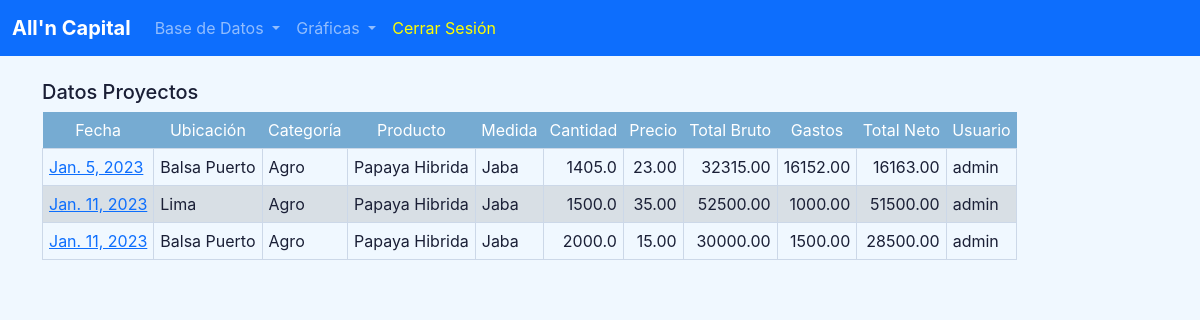
The page /ver-datos (signed in) on the database as committed earlier.
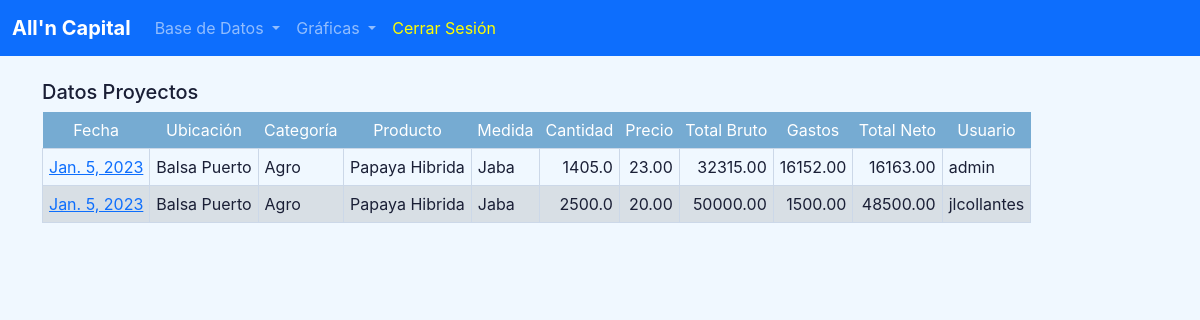
The same page on the database as committed later.
### core/models.py (models this page shows, shortened)
class CostoProyectos(models.Model):
    creado = models.DateTimeField(auto_now_add=True)
    fecha = models.DateField()
    ubicacion = models.CharField(max_length=60)
    categoria = models.CharField(max_length=60)
    producto = models.CharField(max_length=60)
    medida = models.CharField(max_length=60)
    cantidad = models.DecimalField(max_digits=7, decimal_places=1)
    precio = models.DecimalField(max_digits=7, decimal_places=2)
    gastos = models.DecimalField(max_digits=8, decimal_places=2)
    usuario = models.CharField(max_length=60)
    @property
    def tot_bruto(self):
        return "{0:.2f}".format(self.cantidad * self.precio)
    @property
    def tot_neto(self):
        return "{0:.2f}".format((self.cantidad * self.precio) - self.gastos)

### core/views.py (the view)
# urls.py: path('ver-datos', views.ver_datos, name='ver-datos'),
def ver_datos(request):
    if request.user.is_authenticated and request.user.is_staff:
        costoProyectos = CostoProyectos.objects.all
        return render(request, 'core/ver-datos.html', {'costoProyectos':costoProyectos})
    else:
        messages.success(request, "Debe iniciar sesión y tener privilegios de administrador para ver los datos.")
        return redirect('home')

### core/templates/core/ver-datos.html
{% extends 'core/base.html' %}
{% block content %}
{% if user.is_authenticated %}
    <br>
    <h5>Datos Proyectos</h5>
    <table>
        <thead>
          <tr>
            <th scope="col">Fecha</th>
            <th scope="col">Ubicación</th>
            <th scope="col">Categoría</th>
            <th scope="col">Producto</th>
            <th scope="col">Medida</th>
            <th scope="col">Cantidad</th>
            <th scope="col">Precio</th>
            <th scope="col">Total Bruto</th>
            <th scope="col">Gastos</th>
            <th scope="col">Total Neto</th>
            <th scope="col">Usuario</th>
          </tr>
        </thead>
        <tbody>
            {% if costoProyectos %}
                {% for record in costoProyectos %}
                    <tr>
                        <td data-title="Fecha"><a href="{% url 'detalle-datos' record.id %}">{{record.fecha}}</a></td>
                        <td data-title="Ubicación">{{record.ubicacion}}</td>
                        <td data-title="Categoría">{{record.categoria}}</td>
                        <td data-title="Producto">{{record.producto}}</td>
                        <td data-title="Medida">{{record.medida}}</td>
                        <td data-title="Cantidad" data-type="decimal">{{record.cantidad}}</td>
                        <td data-title="Precio" data-type="decimal">{{record.precio}}</td>
                        <td data-title="TotBruto" data-type="decimal">{{record.tot_bruto}}</td>
                        <td data-title="Gastos" data-type="decimal">{{record.gastos}}</td>
                        <td data-title="TotNeto" data-type="decimal">{{record.tot_neto}}</td>
                        <td data-title="Usuario">{{record.usuario}}</td>
                    </tr>
                {% endfor %}
            {% endif %}
        </tbody>
    </table>
{% else %}
    {% url 'home' %}
{% endif %}
{% endblock %}

### core/templates/core/base.html (shortened to what this page needs)
<!doctype html>
<html lang="en">
  <head>
    {% load static %}
    <link rel="stylesheet" type="text/css" href="{% static 'core/login.css' %}">
    <link rel="stylesheet" type="text/css" href="{% static 'core/table.css' %}">
    <link href="https://cdn.jsdelivr.net/npm/bootstrap@5.3.0/dist/css/bootstrap.min.css" rel="stylesheet">
  </head>
  <body style="background-color:aliceblue;">
    {% include 'core/navbar.html' %}
    <div class="container">
        {% block content %}
        {% endblock %}
    </div>
  </body>
</html>

### core/templates/core/navbar.html (shortened to what this page needs)
<nav class="navbar bg-primary navbar-expand-lg" data-bs-theme="dark">
    <div class="container-fluid">
      <a class="navbar-brand" href="{% url 'home' %}"><strong style="color: white;">All'n Capital</strong></a>
      <div class="collapse navbar-collapse" id="navbarNav">
        <ul class="navbar-nav">
          <li class="nav-item dropdown">
            <a class="nav-link dropdown-toggle" href="#" role="button" data-bs-toggle="dropdown" aria-expanded="false">
              Base de Datos
            </a>
          </li>
          <li class="nav-item dropdown">
            <a class="nav-link dropdown-toggle" href="#" role="button" data-bs-toggle="dropdown" aria-expanded="false">
              Gráficas
            </a>
          </li>
          {% if user.is_authenticated %}
            <li class="nav-item">
              <a class="nav-link" style="color:yellow" href="{% url 'logout' %}">Cerrar Sesión</a>
            </li>
          {% endif %}
        </ul>
      </div>
    </div>
  </nav>

### core/static/core/login.css (style rules this page uses)
* { padding: 0; margin: 0; color: #1a1f36; box-sizing: border-box; word-wrap: break-word; font-family: -apple-system,BlinkMacSystemFont,Segoe UI,Roboto,Helvetica Neue,Ubuntu,sans-serif; }
body { min-height: 100%; background-color: f4fdff; }
a { color: #5469d4; text-decoration: unset; }

### core/static/core/table.css (style rules this page uses)
body { font-family:system-ui, -apple-system, BlinkMacSystemFont, 'Segoe UI', Roboto, Oxygen, Ubuntu, Cantarell, 'Open Sans', 'Helvetica Neue', sans-serif; color: rgba(0,0,0,.87); background-color: f4fdff; }
table { padding: 20px; border-spacing: 0; }
thead tr { text-align:center; }
th { vertical-align: middle; padding: 6px; font-weight: normal; background-color: #76abd2; color: white; }
tbody td { vertical-align: middle; padding: 6px; text-align: left; border: 1px solid rgb(204, 216, 232); }
tbody td[data-type=decimal] { text-align: right; }

Rows that differ between the two databases and show on the page:
removed CostoProyectos: fecha "Jan. 11, 2023", ubicacion "Lima", categoria "Agro", producto "Papaya Hibrida", medida "Jaba", cantidad "1500.0", precio "35.00", tot_bruto "52500.00", gastos "1000.00", tot_neto "51500.00", usuario "admin"
removed CostoProyectos: fecha "Jan. 11, 2023", ubicacion "Balsa Puerto", categoria "Agro", producto "Papaya Hibrida", medida "Jaba", cantidad "2000.0", precio "15.00", tot_bruto "30000.00", gastos "1500.00", tot_neto "28500.00", usuario "admin"
added CostoProyectos: fecha "Jan. 5, 2023", ubicacion "Balsa Puerto", categoria "Agro", producto "Papaya Hibrida", medida "Jaba", cantidad "2500.0", precio "20.00", tot_bruto "50000.00", gastos "1500.00", tot_neto "48500.00", usuario "jlcollantes"
